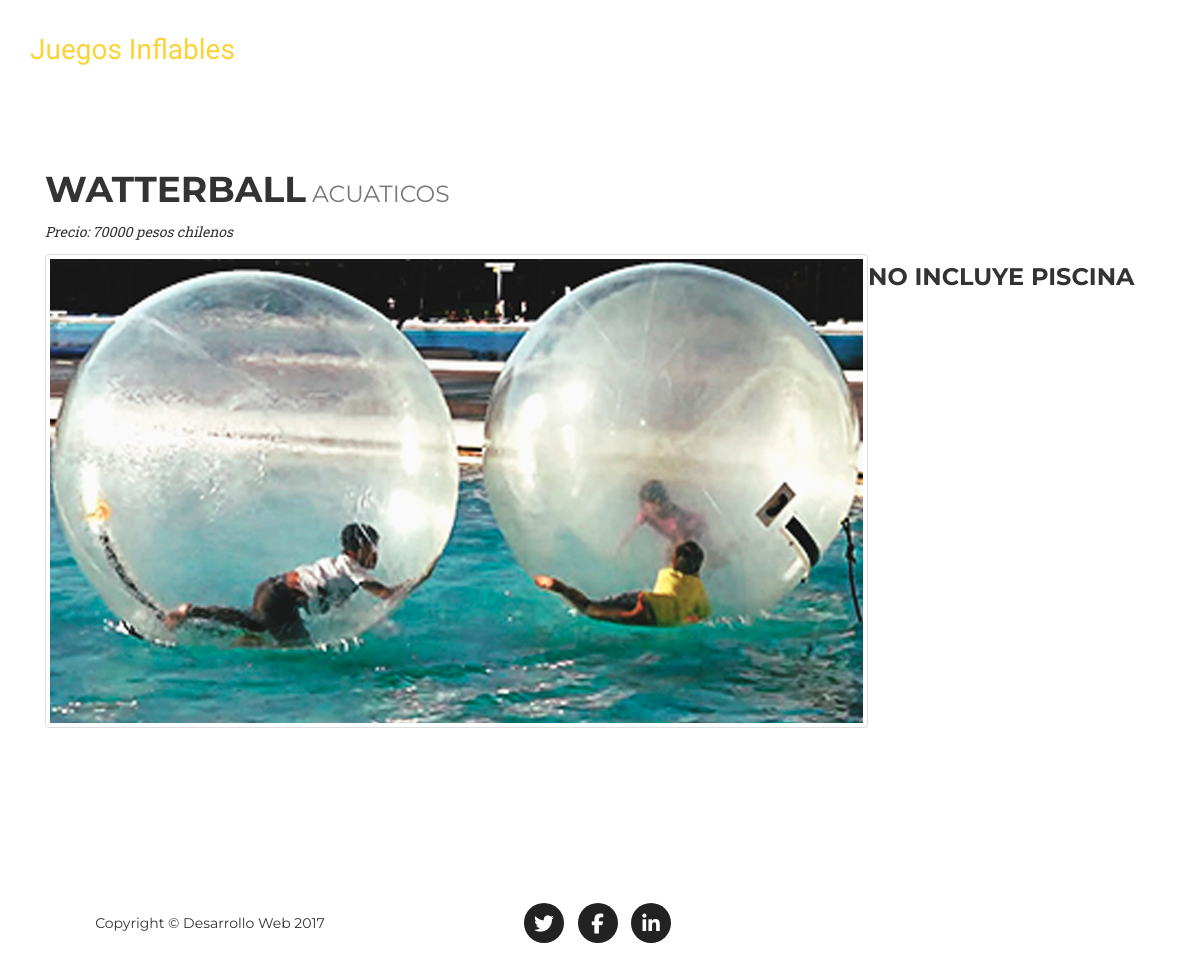
Screenshot of /noticia/edit/5 with the database file from the repository.
### juegos/models.py (models this page shows, shortened)
class JuegosInflables(models.Model):
    name = models.CharField(max_length=20)
    precio = models.IntegerField()
    indicaciones = models.TextField()
    duracion = models.CharField(max_length=20)
    foto=models.ImageField()
    category = models.ForeignKey(Category)
    sort_order = models.IntegerField()
    created = models.DateTimeField(auto_now_add=True)
    modified = models.DateTimeField(auto_now=True)

class Category(models.Model):
    name = models.CharField(max_length=144)
    sort_order = models.IntegerField()
    created = models.DateTimeField(auto_now_add=True)
    modified = models.DateTimeField(auto_now=True)

### juegos/views.py (the view)
# urls.py: url(r'^edit/(?P<pk>\d+)$', views.noticia_update, name='noticia_edit'),
def noticia_update(request, pk) :
    data = {}
    data['object_list'] = JuegosInflables.objects.filter(pk=pk)
    template_name = 'noticia/noticia_detalle.html'
    return render(request, template_name, data)

### templates/noticia/noticia_detalle.html (shortened to what this page needs)
{% extends 'home.html' %}
{% block content %}
{% load staticfiles %}
  <section>
    <div class="container">
      <div class="col-lg-12">
      {% for juegosinflables in object_list|slice:":1" %}
        <h1>{{juegosinflables.name}}<small> {{juegosinflables.category.name}}</small></h1>
        <p><em>Precio: {{juegosinflables.precio}} pesos chilenos</em></p>
        <img src="{{ juegosinflables.foto.url }}" alt="" class="img-responsive img-thumbnail pull-left img-margin-right">
        <h3>{{juegosinflables.indicaciones}}</h3>
        {% endfor %}
      </div>
    </div>
  </section>
  {% endblock %}

### static/css/stylo.css (style rules this page uses)
body { overflow-x: hidden; font-family: "Roboto Slab", "Helvetica Neue", Helvetica, Arial, sans-serif; }
p { font-size: 14px; line-height: 1.75; }
h1, h2, h3, h4, h5, h6 { font-family: "Montserrat", "Helvetica Neue", Helvetica, Arial, sans-serif; text-transform: uppercase; font-weight: 700; }
section { padding: 100px 0; }
@media (min-width: 768px) { section { padding: 150px 0; } }
body { webkit-tap-highlight-color: #fed136; }

### rows the page displays
JuegosInflables: name "WATTERBALL", category.name "ACUATICOS", precio "70000", foto (picture), indicaciones "NO INCLUYE PISCINA"
